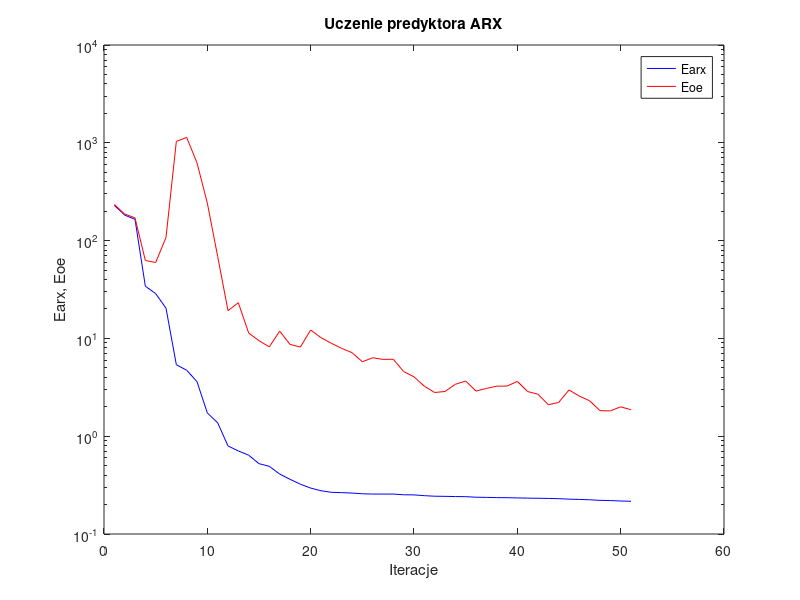
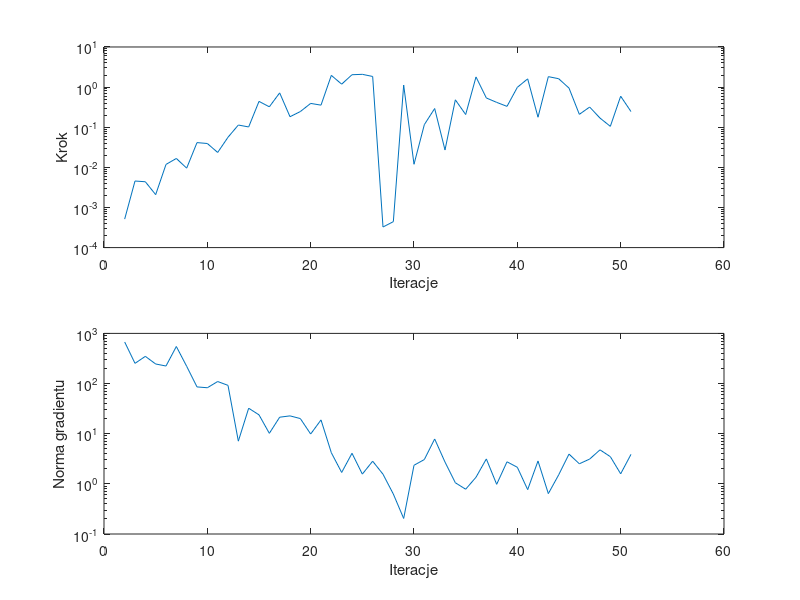

These charts were generated, in order, by the following MATLAB code:
%uczenie predyktora arx
clear all;
n=0; farx(n+1)=2.295913e+002; foe(n+1)=2.335394e+002; wspucz(n+1)=0.000000e+000; ng(n+1)=0.000000e+000;
%odnowa zmiennej metryki
n=1; farx(n+1)=1.823247e+002; foe(n+1)=1.869639e+002; krok(n+1)=5.127695e-004; ng(n+1)=6.750241e+002;
n=2; farx(n+1)=1.649211e+002; foe(n+1)=1.708396e+002; krok(n+1)=4.563662e-003; ng(n+1)=2.526158e+002;
n=3; farx(n+1)=3.419280e+001; foe(n+1)=6.263255e+001; krok(n+1)=4.375565e-003; ng(n+1)=3.484788e+002;
n=4; farx(n+1)=2.871360e+001; foe(n+1)=5.971052e+001; krok(n+1)=2.087697e-003; ng(n+1)=2.454083e+002;
n=5; farx(n+1)=2.036518e+001; foe(n+1)=1.076708e+002; krok(n+1)=1.183052e-002; ng(n+1)=2.236235e+002;
n=6; farx(n+1)=5.382186e+000; foe(n+1)=1.032590e+003; krok(n+1)=1.664870e-002; ng(n+1)=5.479851e+002;
n=7; farx(n+1)=4.729359e+000; foe(n+1)=1.135508e+003; krok(n+1)=9.555317e-003; ng(n+1)=2.207720e+002;
n=8; farx(n+1)=3.611102e+000; foe(n+1)=6.231749e+002; krok(n+1)=4.138006e-002; ng(n+1)=8.566928e+001;
n=9; farx(n+1)=1.728594e+000; foe(n+1)=2.415130e+002; krok(n+1)=3.929724e-002; ng(n+1)=8.246415e+001;
n=10; farx(n+1)=1.371943e+000; foe(n+1)=6.886076e+001; krok(n+1)=2.351648e-002; ng(n+1)=1.097171e+002;
n=11; farx(n+1)=7.952005e-001; foe(n+1)=1.922957e+001; krok(n+1)=5.625683e-002; ng(n+1)=9.199386e+001;
n=12; farx(n+1)=7.067562e-001; foe(n+1)=2.314981e+001; krok(n+1)=1.134226e-001; ng(n+1)=7.100937e+000;
n=13; farx(n+1)=6.397986e-001; foe(n+1)=1.134314e+001; krok(n+1)=1.015974e-001; ng(n+1)=3.220961e+001;
n=14; farx(n+1)=5.240058e-001; foe(n+1)=9.476754e+000; krok(n+1)=4.406235e-001; ng(n+1)=2.375296e+001;
n=15; farx(n+1)=4.919331e-001; foe(n+1)=8.196835e+000; krok(n+1)=3.227510e-001; ng(n+1)=1.017269e+001;
n=16; farx(n+1)=4.101642e-001; foe(n+1)=1.186819e+001; krok(n+1)=7.178738e-001; ng(n+1)=2.132584e+001;
n=17; farx(n+1)=3.625200e-001; foe(n+1)=8.695276e+000; krok(n+1)=1.827549e-001; ng(n+1)=2.266679e+001;
n=18; farx(n+1)=3.231642e-001; foe(n+1)=8.151309e+000; krok(n+1)=2.457675e-001; ng(n+1)=2.002822e+001;
n=19; farx(n+1)=2.947291e-001; foe(n+1)=1.217135e+001; krok(n+1)=3.923690e-001; ng(n+1)=9.852818e+000;
n=20; farx(n+1)=2.770720e-001; foe(n+1)=1.017392e+001; krok(n+1)=3.550835e-001; ng(n+1)=1.882419e+001;
n=21; farx(n+1)=2.668449e-001; foe(n+1)=8.915744e+000; krok(n+1)=1.961202e+000; ng(n+1)=4.173068e+000;
n=22; farx(n+1)=2.649253e-001; foe(n+1)=7.905085e+000; krok(n+1)=1.183754e+000; ng(n+1)=1.686826e+000;
n=23; farx(n+1)=2.620642e-001; foe(n+1)=7.152531e+000; krok(n+1)=2.034481e+000; ng(n+1)=4.071353e+000;
n=24; farx(n+1)=2.577430e-001; foe(n+1)=5.770599e+000; krok(n+1)=2.081446e+000; ng(n+1)=1.564063e+000;
n=25; farx(n+1)=2.561540e-001; foe(n+1)=6.339978e+000; krok(n+1)=1.841069e+000; ng(n+1)=2.829818e+000;
%odnowa zmiennej metryki
n=26; farx(n+1)=2.560540e-001; foe(n+1)=6.103901e+000; krok(n+1)=3.259080e-004; ng(n+1)=1.556079e+000;
n=27; farx(n+1)=2.560408e-001; foe(n+1)=6.117526e+000; krok(n+1)=4.430569e-004; ng(n+1)=6.257609e-001;
n=28; farx(n+1)=2.518641e-001; foe(n+1)=4.580064e+000; krok(n+1)=1.126364e+000; ng(n+1)=2.042110e-001;
n=29; farx(n+1)=2.512532e-001; foe(n+1)=4.046732e+000; krok(n+1)=1.193441e-002; ng(n+1)=2.347761e+000;
n=30; farx(n+1)=2.465895e-001; foe(n+1)=3.245022e+000; krok(n+1)=1.160291e-001; ng(n+1)=3.051297e+000;
n=31; farx(n+1)=2.434022e-001; foe(n+1)=2.798145e+000; krok(n+1)=2.926858e-001; ng(n+1)=7.848377e+000;
n=32; farx(n+1)=2.427066e-001; foe(n+1)=2.866005e+000; krok(n+1)=2.705929e-002; ng(n+1)=2.719363e+000;
n=33; farx(n+1)=2.414978e-001; foe(n+1)=3.392891e+000; krok(n+1)=4.819709e-001; ng(n+1)=1.051631e+000;
n=34; farx(n+1)=2.408595e-001; foe(n+1)=3.668262e+000; krok(n+1)=2.072253e-001; ng(n+1)=7.814067e-001;
n=35; farx(n+1)=2.377466e-001; foe(n+1)=2.893841e+000; krok(n+1)=1.791582e+000; ng(n+1)=1.354416e+000;
n=36; farx(n+1)=2.367994e-001; foe(n+1)=3.076193e+000; krok(n+1)=5.360036e-001; ng(n+1)=3.140781e+000;
n=37; farx(n+1)=2.355474e-001; foe(n+1)=3.249230e+000; krok(n+1)=4.164005e-001; ng(n+1)=9.782534e-001;
n=38; farx(n+1)=2.351074e-001; foe(n+1)=3.253711e+000; krok(n+1)=3.310405e-001; ng(n+1)=2.752805e+000;
n=39; farx(n+1)=2.339322e-001; foe(n+1)=3.636838e+000; krok(n+1)=9.872312e-001; ng(n+1)=2.139954e+000;
n=40; farx(n+1)=2.326610e-001; foe(n+1)=2.861010e+000; krok(n+1)=1.605435e+000; ng(n+1)=7.666153e-001;
n=41; farx(n+1)=2.320605e-001; foe(n+1)=2.685744e+000; krok(n+1)=1.775417e-001; ng(n+1)=2.856448e+000;
n=42; farx(n+1)=2.310714e-001; foe(n+1)=2.099009e+000; krok(n+1)=1.822466e+000; ng(n+1)=6.385600e-001;
n=43; farx(n+1)=2.297326e-001; foe(n+1)=2.215052e+000; krok(n+1)=1.618997e+000; ng(n+1)=1.511001e+000;
n=44; farx(n+1)=2.271994e-001; foe(n+1)=2.970359e+000; krok(n+1)=9.453922e-001; ng(n+1)=3.919973e+000;
n=45; farx(n+1)=2.256973e-001; foe(n+1)=2.571061e+000; krok(n+1)=2.094296e-001; ng(n+1)=2.511653e+000;
n=46; farx(n+1)=2.238491e-001; foe(n+1)=2.301683e+000; krok(n+1)=3.183983e-001; ng(n+1)=3.121055e+000;
n=47; farx(n+1)=2.207833e-001; foe(n+1)=1.824170e+000; krok(n+1)=1.690558e-001; ng(n+1)=4.765256e+000;
n=48; farx(n+1)=2.198051e-001; foe(n+1)=1.814838e+000; krok(n+1)=1.052242e-001; ng(n+1)=3.483757e+000;
n=49; farx(n+1)=2.173781e-001; foe(n+1)=1.997978e+000; krok(n+1)=5.930463e-001; ng(n+1)=1.585837e+000;
n=50; farx(n+1)=2.161019e-001; foe(n+1)=1.863865e+000; krok(n+1)=2.456507e-001; ng(n+1)=3.873809e+000;

figure; semilogy(farx,'b'); hold on; semilogy(foe,'r'); xlabel('Iteracje'); ylabel('Earx, Eoe'); legend('Earx','Eoe'); title('Uczenie predyktora ARX');
figure; subplot(2,1,1); semilogy(krok); xlabel('Iteracje'); ylabel('Krok');
subplot(2,1,2); semilogy(ng); xlabel('Iteracje'); ylabel('Norma gradientu');
Earx=farx(n+1)
Eoe=foe(n+1)
